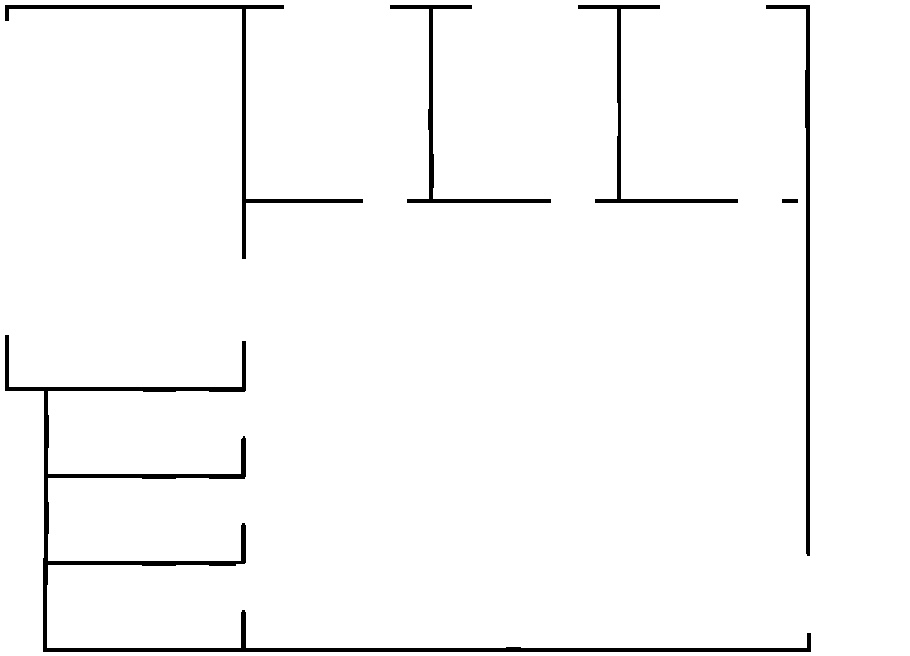
#> input picture images/ex1/walls.jpg, 910 x 656 px, found by its file name
$ python wall_joiner.py
#> lines starting #> are read from the running program, lines starting #| are printed output that depends on the picture; after the words box and inside, x2 and y2 are one past the last pixel; in counts of white or black regions, pixels touching at a corner belong together
"""
This script creates enclosed rooms from a given wall image (see wall_finder.py).
Provide a PATH to store images and prevent files being overwritten.

A few failed attempts were made and now exist in the "/old" directory.
The current approach is to consider a room as defined by the imagined continuation
of its walls. 'Loose ends' are found and then continued in their current direction
until they meet another wall. For the time being this direction is limited to
vertical and horizontal.

See https://stackoverflow.com/questions/26586123/filling-gaps-in-shape-edges
"""


import numpy as np
import cv2
import random

PATH = "images/ex3/"

img = cv2.imread(f"{PATH}walls.jpg")
#> img is the input picture: shape (656, 910, 3); min 0, max 255, mean 248
ends = img.copy()
boxes = img.copy()
intersections = img.copy()
fillings = img.copy()

base = cv2.cvtColor(img, cv2.COLOR_BGR2GRAY)

# inverse binary image
th = cv2.threshold(base, 0, 255, cv2.THRESH_BINARY_INV + cv2.THRESH_OTSU)[1]
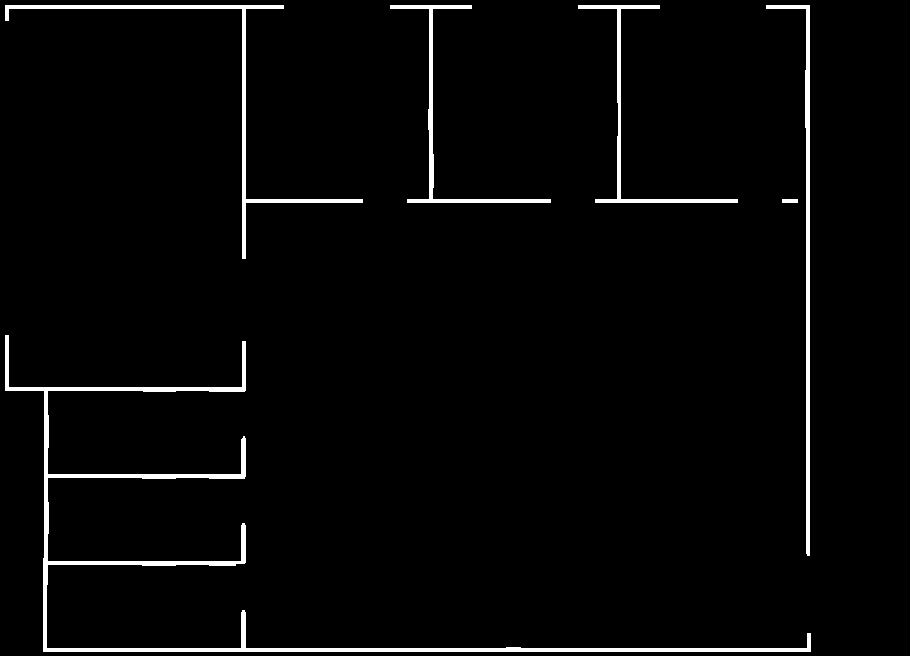
#> th: shape (656, 910); 2.7% white; 6 white regions, box (x1, y1, x2, y2) and area: (5, 335, 811, 652) 7950, (5, 5, 363, 259) 2632, (766, 5, 810, 556) 2420, (390, 5, 551, 203) 1719, (578, 5, 738, 203) 1627, (782, 199, 798, 203) 64

# skeletonize
sk = cv2.ximgproc.thinning(th, None, 1)
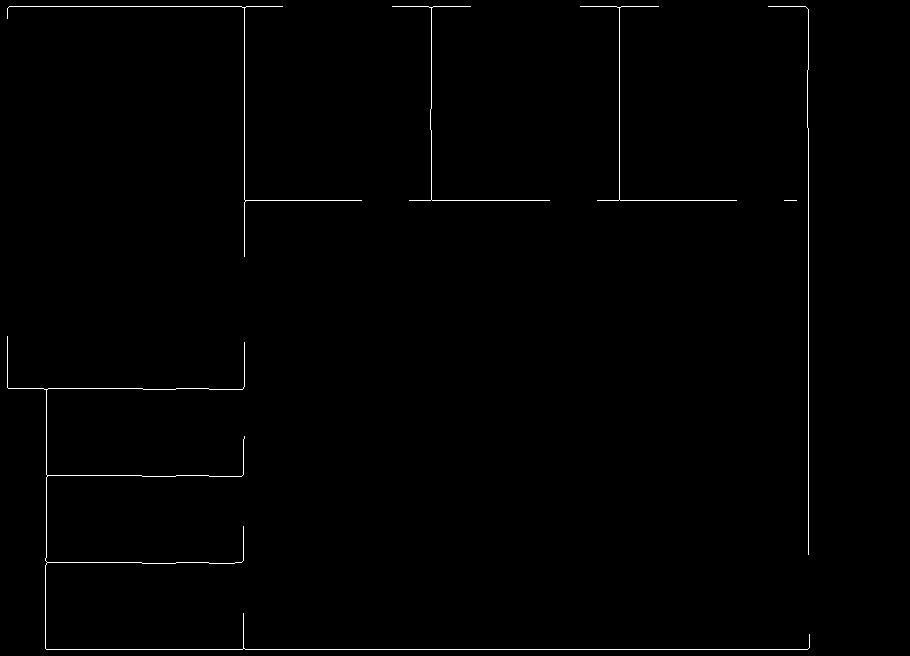
#> sk: shape (656, 910); 0.66% white in thin lines or dots, all inside (x1, y1, x2, y2) = (7, 6, 810, 650)

# Kernels for each of the 8 variations
k1 = np.array(([0, 0, 0], [-1, 1, -1], [-1, -1, -1]), dtype="int")
k2 = np.array(([0, -1, -1], [0, 1, -1], [0, -1, -1]), dtype="int")
k3 = np.array(([-1, -1, 0], [-1, 1, 0], [-1, -1, 0]), dtype="int")
k4 = np.array(([-1, -1, -1], [-1, 1, -1], [0, 0, 0]), dtype="int")

k5 = np.array(([-1, -1, -1], [-1, 1, -1], [0, -1, -1]), dtype="int")
k6 = np.array(([-1, -1, -1], [-1, 1, -1], [-1, -1, 0]), dtype="int")
k7 = np.array(([-1, -1, 0], [-1, 1, -1], [-1, -1, -1]), dtype="int")
k8 = np.array(([0, -1, -1], [-1, 1, -1], [-1, -1, -1]), dtype="int")

# hit-or-miss transform
o1 = cv2.morphologyEx(sk, cv2.MORPH_HITMISS, k1)
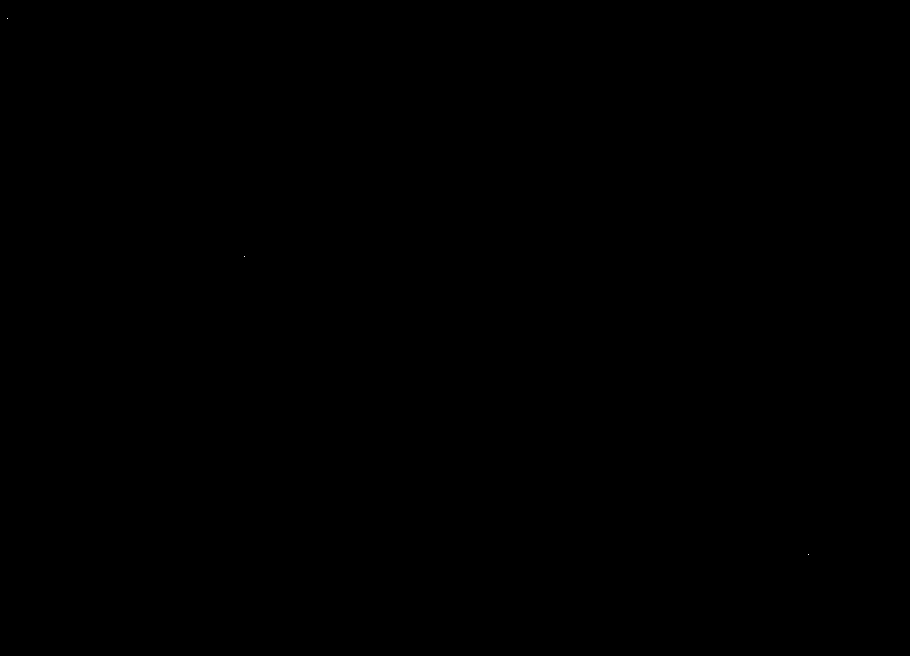
#> o1: shape (656, 910); 0% white in thin lines or dots, all inside (x1, y1, x2, y2) = (7, 18, 809, 555)
o2 = cv2.morphologyEx(sk, cv2.MORPH_HITMISS, k2)
#> o2: shape (656, 910); 0% white in thin lines or dots, all inside (x1, y1, x2, y2) = (282, 6, 797, 201)
o3 = cv2.morphologyEx(sk, cv2.MORPH_HITMISS, k3)
#> o3: shape (656, 910); 0% white in thin lines or dots, all inside (x1, y1, x2, y2) = (392, 6, 785, 201)
o4 = cv2.morphologyEx(sk, cv2.MORPH_HITMISS, k4)
#> o4: shape (656, 910); 0% white in thin lines or dots, all inside (x1, y1, x2, y2) = (7, 336, 810, 635)
out1 = o1 + o2 + o3 + o4
#> out1: shape (656, 910); 0% white in thin lines or dots, all inside (x1, y1, x2, y2) = (7, 6, 810, 635)

o5 = cv2.morphologyEx(sk, cv2.MORPH_HITMISS, k5)
#> o5: shape (656, 910); every value is 0
o6 = cv2.morphologyEx(sk, cv2.MORPH_HITMISS, k6)
o7 = cv2.morphologyEx(sk, cv2.MORPH_HITMISS, k7)
o8 = cv2.morphologyEx(sk, cv2.MORPH_HITMISS, k8)
out2 = o5 + o6 + o7 + o8

# contains all the loose end points
out = cv2.add(out1, out2)

# store the loose end points and draw them for visualization
pts = np.argwhere(out == 255)
#> pts = 22 rows, first 8: [6, 282], [6, 392], [6, 470], [6, 580], [6, 658], [6, 768], [18, 7], [200, 361]
for pt in pts:
    ends = cv2.circle(ends, (pt[1], pt[0]), 3, (0, 200, 200), -1)
#> this loop made 22 passes
#> pt on passes 1 to 12: [6, 282], [6, 392], [6, 470], [6, 580], [6, 658], [6, 768], [18, 7], [200, 361], [200, 409], [200, 549], [200, 597], [200, 736]
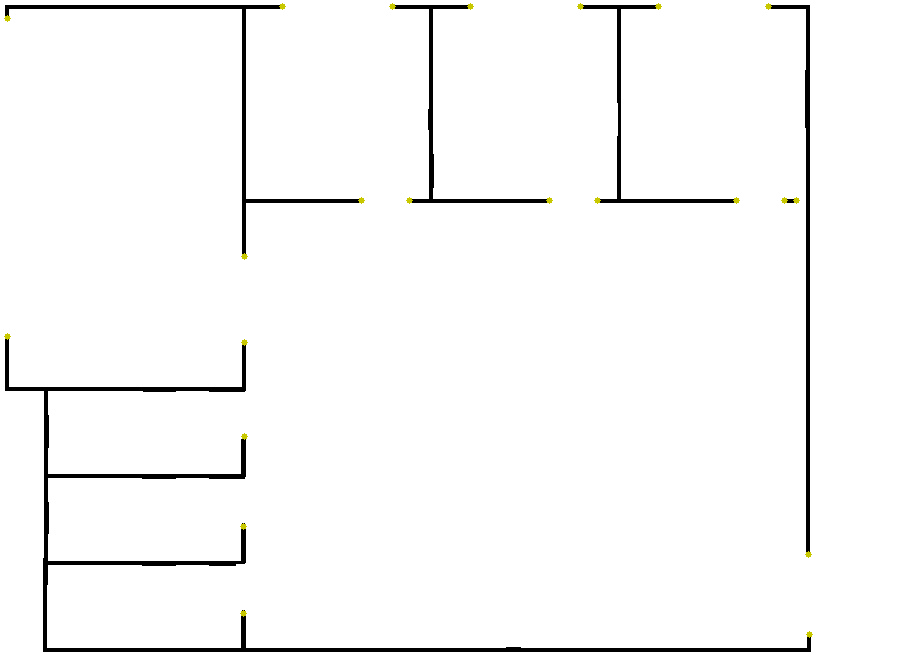
#> ends: shape (656, 910, 3); mean B, G, R 247.9, 248.1, 248.1

cv2.imwrite(f"{PATH}3_loose_ends.jpg", ends)

# convert array of points to list of tuples
pts = list(map(tuple, pts))
#> pts = [(6, 282), (6, 392), (6, 470), (6, 580), (6, 658), (6, 768), (18, 7), (200, 361), (200, 409), (200, 549), (200, 597), (200, 736), (200, 784), (200, 796), (256, 244), (336, 7), (342, 244), (436, 244), (526, 243), (554, 808), (613, 243), (634, 809)]

# final is an array of rows of pixels, length being img height
final = sk.copy()

# create box around each loose end, find intersection with wall
for i, pt1 in enumerate(pts):
    search_dist = 10
    search_box = []
    intersection = None
    while True:
        for dist in range(2 * search_dist + 1):
            search_box.append(
                [pt1[0] - search_dist + dist, pt1[1] - search_dist]
            )  # top line
            search_box.append(
                [pt1[0] - search_dist + dist, pt1[1] + search_dist]
            )  # bottom line
            search_box.append(
                [pt1[0] - search_dist, pt1[1] - search_dist + dist]
            )  # left side
            search_box.append(
                [pt1[0] + search_dist, pt1[1] - search_dist + dist]
            )  # right side
        for point in search_box:
            boxes[point[0]][point[1]] = (0, 0, 255)
            if final[point[0]][point[1]]:
                intersection = point
                intersections[point[0]][point[1]] = (0, 255, 0)
        if intersection:
            break
        else:
            search_dist += 1

    # draw intersection
    intersections = cv2.circle(
        boxes, (intersection[1], intersection[0]), 3, (0, 200, 200), -1
    )

    dy = pt1[0] - intersection[0]
    dx = pt1[1] - intersection[1]

    # use these in fillings to debug
    rand1 = random.randint(0, 255)
    rand2 = random.randint(0, 255)
    rand3 = random.randint(0, 255)

    # TO DO: somehow x and y are getting swapped throughout... Makes logic confusing!
    print("dy", dy, dx)
    print("pt1", pt1)
    print("int", intersection)

    # extend walls horizontally or vertically until they reach another wall
    if abs(dy) < abs(dx):  # TO DO: if dy == 0
        extension = 1
        direction = -1 if dy > 0 else 1
        while True:
            new_x = pt1[1] + (extension * direction)
            if abs(new_x) >= len(final[0]):
                break
            if final[pt1[0]][new_x] > 30:
                fillings = cv2.line(
                    fillings,
                    (pt1[1], pt1[0]),
                    (new_x, pt1[0]),
                    (0, 0, 0),
                    thickness=3,
                )
                break

            extension += 1
    else:  # TO DO: if dx == 0
        extension = 1
        direction = 1 if dy > 0 else -1
        while True:
            new_y = pt1[0] + (extension * direction)
            if abs(new_y) >= len(final):
                break
            if final[new_y][pt1[1]] > 30:
                fillings = cv2.line(
                    fillings,
                    (pt1[1], pt1[0]),
                    (pt1[1], new_y),
                    (0, 0, 0),
                    thickness=3,
                )
                break
            extension += 1
#> this loop made 22 passes
#> (pt1, dy, dx, rand1, rand2, rand3, direction) on passes 1 to 12: ((6, 282), 0, 10, 197, 215, 20, 1), ((6, 392), 0, -10, 132, 248, 207, 1), ((6, 470), 0, 10, 155, 244, 183, 1), ((6, 580), 0, -10, 111, 71, 144, 1), ((6, 658), 0, 10, 71, 48, 128, 1), ((6, 768), 0, -10, 75, 158, 50, 1), ((18, 7), 10, 0, 37, 169, 241, 1), ((200, 361), 0, 10, 51, 181, 222, 1), ((200, 409), 0, -10, 161, 104, 244, 1), ((200, 549), 0, 10, 226, 133, 31, 1), ((200, 597), 0, -10, 7, 47, 204, 1), ((200, 736), 0, 10, 0, 252, 170, 1)
#> (printed output is left out)

cv2.imwrite(f"{PATH}4_boxes.jpg", boxes)
cv2.imwrite(f"{PATH}5_rooms.jpg", fillings)

$ run again, with images/ex1/1_original.jpg copied over images/ex1/walls.jpg
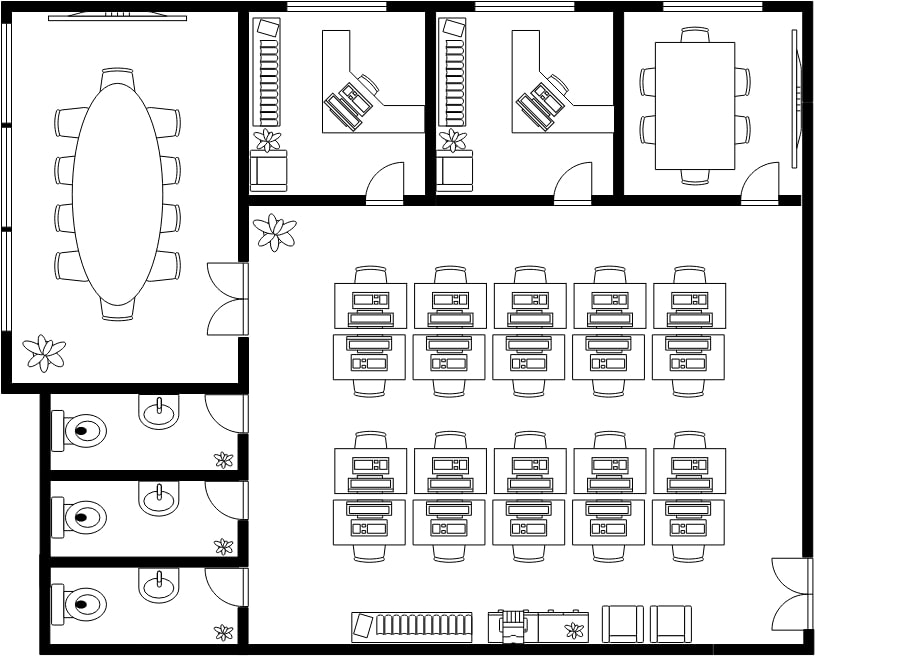
#> input picture images/ex1/1_original.jpg, 910 x 656 px, found by its file name
#> img is the input picture: shape (656, 910, 3); min 0, max 255, mean 222.6
#> th: shape (656, 910); 13.1% white; 110 white regions (21 under 20 px), largest, box (x1, y1, x2, y2) and area: (1, 1, 814, 655) 52787, (54, 68, 181, 321) 1540, (252, 17, 281, 127) 1102
#> sk: shape (656, 910); 5.4% white in thin lines or dots, all inside (x1, y1, x2, y2) = (1, 1, 814, 650)
#> o1: shape (656, 910); 0.01% white in thin lines or dots, all inside (x1, y1, x2, y2) = (58, 59, 796, 641)
#> o2: shape (656, 910); 0.02% white in thin lines or dots, all inside (x1, y1, x2, y2) = (70, 25, 814, 637)
#> o3: shape (656, 910); 0.02% white in thin lines or dots, all inside (x1, y1, x2, y2) = (22, 41, 784, 636)
#> o4: shape (656, 910); 0.01% white in thin lines or dots, all inside (x1, y1, x2, y2) = (27, 13, 782, 628)
#> o5: shape (656, 910); 0% white in thin lines or dots, all inside (x1, y1, x2, y2) = (96, 77, 782, 619)
#> o6: shape (656, 910); 0% white in thin lines or dots, all inside (x1, y1, x2, y2) = (98, 147, 668, 594)
#> o7: shape (656, 910); 0% white in thin lines or dots, all inside (x1, y1, x2, y2) = (77, 87, 784, 618)
#> o8: shape (656, 910); 0% white in thin lines or dots, all inside (x1, y1, x2, y2) = (70, 104, 463, 593)
#> out2: shape (656, 910); 0.01% white in thin lines or dots, all inside (x1, y1, x2, y2) = (70, 77, 784, 619)
#> out: shape (656, 910); 0.04% white in thin lines or dots, all inside (x1, y1, x2, y2) = (22, 13, 814, 641)
#> pts = 264 pairs, first value 13 to 640, second value 22 to 813
#> the loop `for pt in pts:` made 264 passes
#> pt on passes 1 to 3: [13, 105], [15, 83], [25, 465]
#> after the loop `for pt in pts:`:
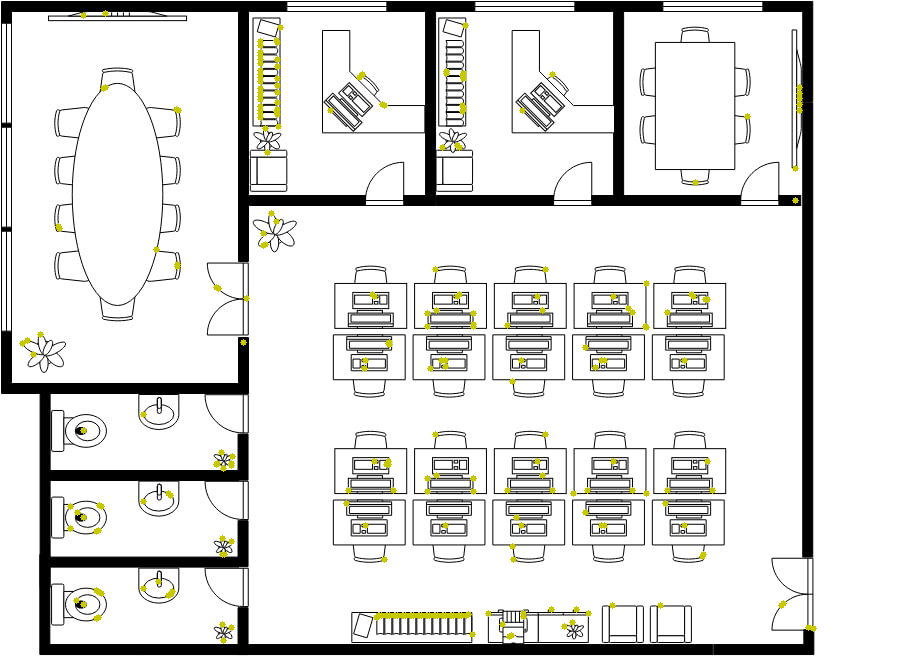
#> ends: shape (656, 910, 3); mean B, G, R 220.8, 222.9, 222.9
#> the loop `for i, pt1 in enumerate(pts):` made 264 passes
#> (pt1, dy, dx, rand1, rand2, rand3, direction) on passes 1 to 8: ((13, 105), -7, -10, 197, 215, 20, 1), ((15, 83), -5, -10, 132, 248, 207, 1), ((25, 465), -10, 10, 155, 244, 183, -1), ((27, 280), -8, 10, 111, 71, 144, 1), ((40, 276), -6, 10, 71, 48, 128, 1), ((41, 260), -5, -10, 75, 158, 50, 1), ((42, 277), -4, 10, 37, 169, 241, 1), ((45, 260), 10, -10, 51, 181, 222, 1)
#> (printed output is left out)
#> after the loop `for i, pt1 in enumerate(pts):`:
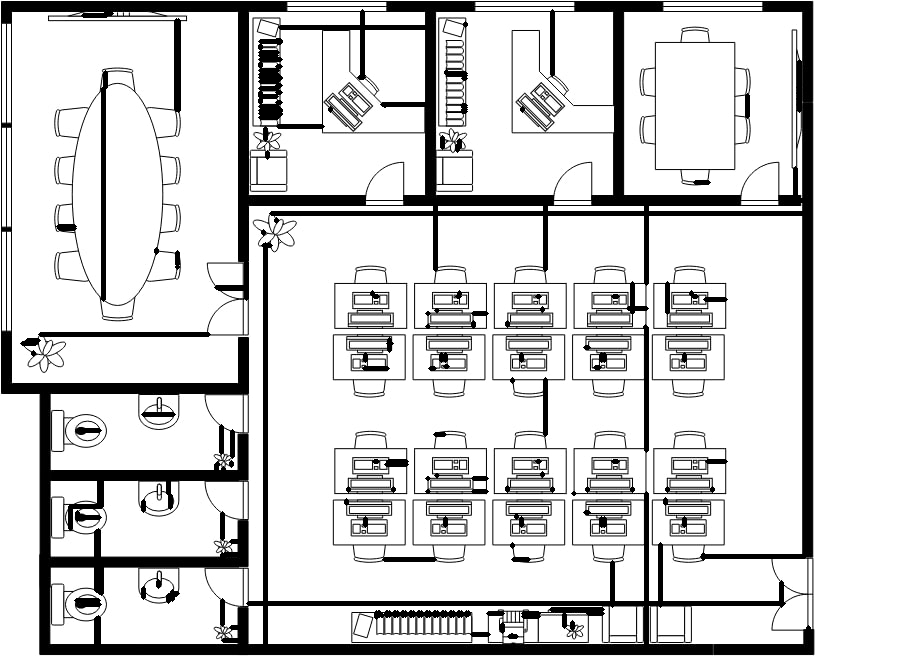
#> fillings: shape (656, 910, 3); min 0, max 255, mean 212.4

$ run again, with images/ex1/rooms.jpg copied over images/ex1/walls.jpg
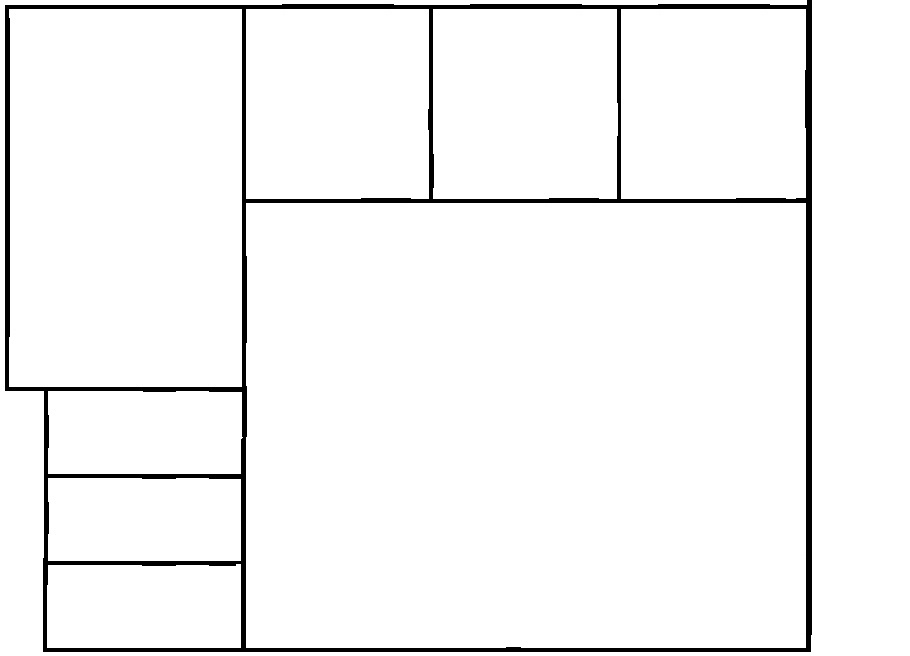
#> input picture images/ex1/rooms.jpg, 910 x 656 px, found by its file name
#> img is the input picture: shape (656, 910, 3); min 0, max 255, mean 245.2
#> `th = cv2.threshold(base, 0, 255, cv2.THRESH_BINARY_INV + cv2.THRESH_OT..`:
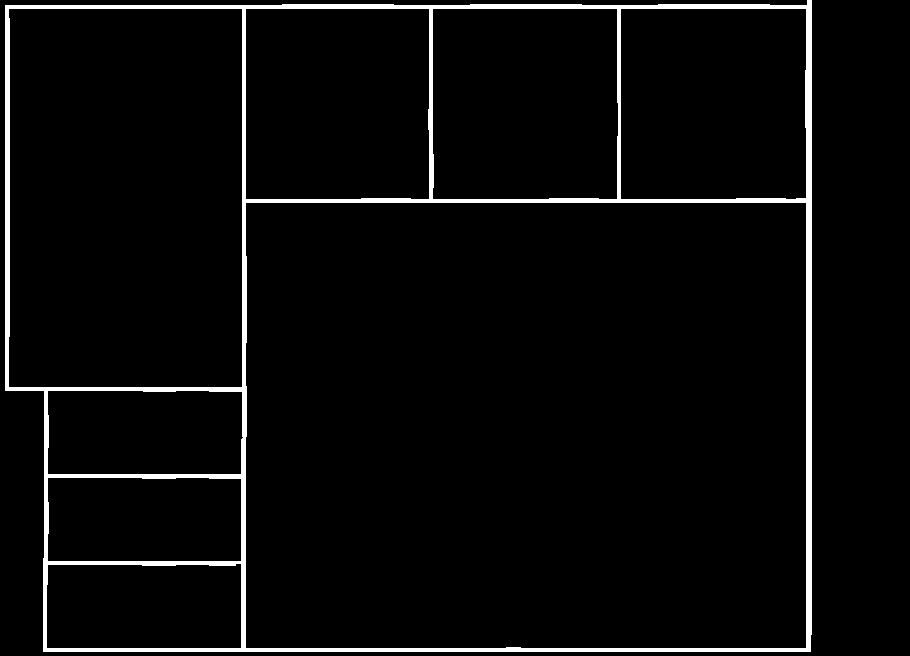
#> th: shape (656, 910); 3.9% white; 1 white region, box (x1, y1, x2, y2) and area: (5, 0, 812, 652) 23030
#> `sk = cv2.ximgproc.thinning(th, None, 1)`:
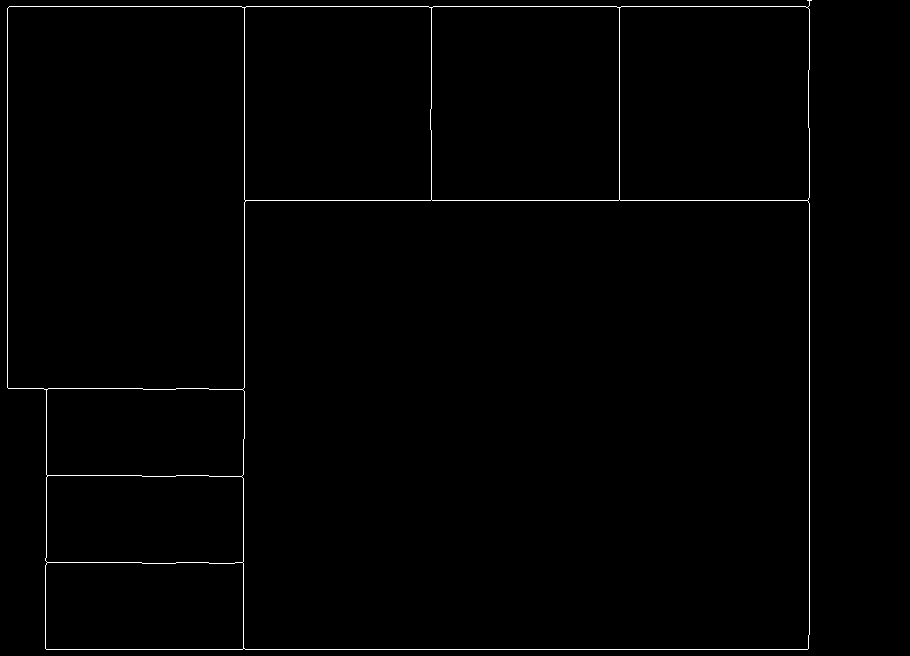
#> sk: shape (656, 910); 0.85% white in thin lines or dots, all inside (x1, y1, x2, y2) = (7, 0, 812, 650)
#> o1: shape (656, 910); every value is 0
#> o2: shape (656, 910); 0% white in thin lines or dots, all inside (x1, y1, x2, y2) = (811, 0, 812, 1)
#> o3: shape (656, 910); 0% white in thin lines or dots, all inside (x1, y1, x2, y2) = (807, 0, 808, 1)
#> out1: shape (656, 910); 0% white in thin lines or dots, all inside (x1, y1, x2, y2) = (807, 0, 812, 1)
#> `pts = np.argwhere(out == 255)`: pts = [[0, 807], [0, 811]]
#> the loop `for pt in pts:` made 2 passes
#> `pts = list(map(tuple, pts))`: pts = [(0, 807), (0, 811)]
#> the loop `for i, pt1 in enumerate(pts):` made 2 passes
#> (pt1, dy, dx, rand1, rand2, rand3) on passes 1 to 2: ((0, 807), -6, 10, 197, 215, 20), ((0, 811), -6, 10, 132, 248, 207)
#> (printed output is left out)
